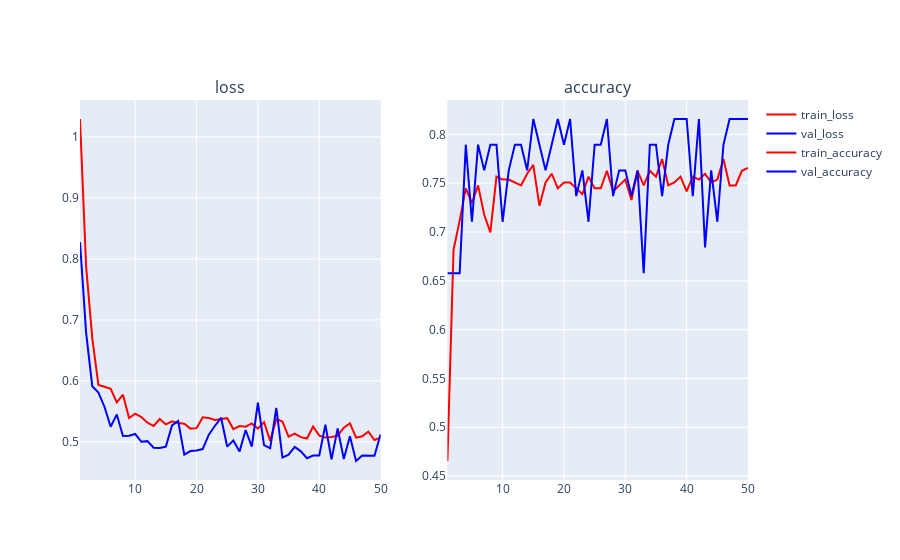

Here is the notebook cell this chart was saved with:
### Code cell
analyze(exproot="/Users/avilay/temp/experiments/ghosts-exp-2", run_name="mute-flower-2063")
